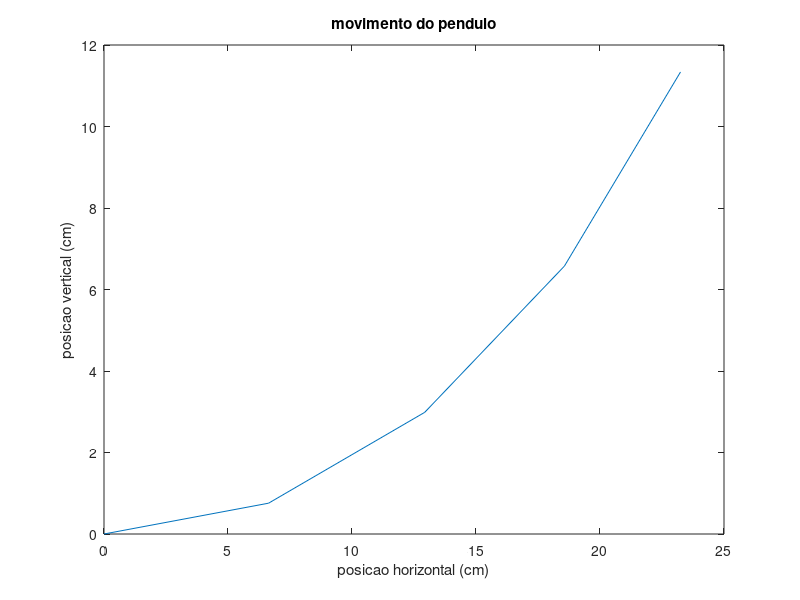
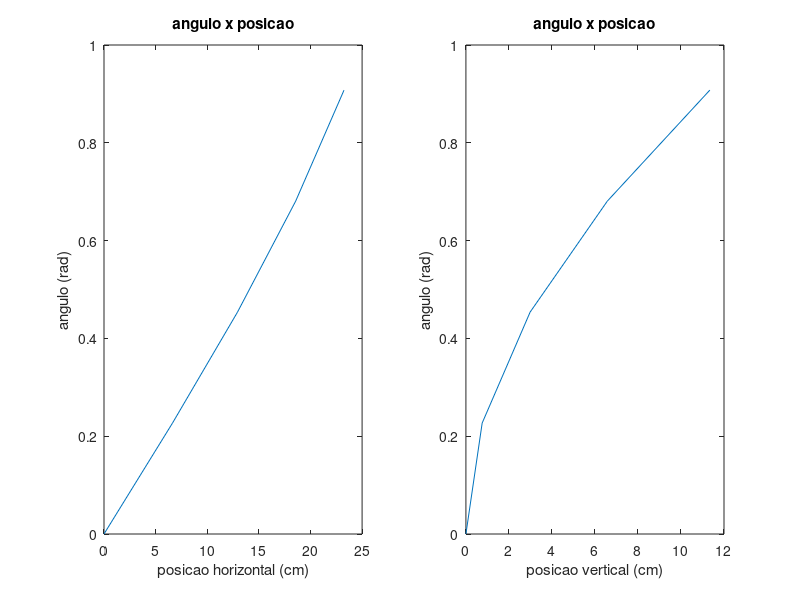

Recreate these plots in MATLAB, in order.
% Nathaniel Sousa Barreto - 12311EMT005
% Trabalho 5 - Movimento de um pendulo - 28/02/2024
%
% ang: angulo em graus / theta: angulo em radianos
% n: numero de pontos / inc: incremento do angulo
% x: posição horizontal / y: posição vertical

clc
clear all
clear global

d = 5;
L = 4.5*d + 7;
ang = 0;
n= input('digite o numero de pontos: ')
inc = 65/n;

for i=1:1:n

  theta = deg2rad(ang);
  x = L*sin(theta);
  y = L-(L*cos(theta));
  A(i, 1) = theta;
  A(i, 2) = x;
  A(i, 3) = y;
  ang = ang + inc;

endfor

figure(1)
plot(A(:, 2), A(:, 3));
xlabel('posicao horizontal (cm)');
ylabel('posicao vertical (cm)');
title('movimento do pendulo');

figure(2)
subplot(1, 2, 1);
plot(A(:, 2), A(:, 1));
xlabel('posicao horizontal (cm)');
ylabel('angulo (rad)');
title('angulo x posicao');

subplot(1, 2, 2);
plot(A(:, 3), A(:, 1));
xlabel('posicao vertical (cm)');
ylabel('angulo (rad)');
title('angulo x posicao');





